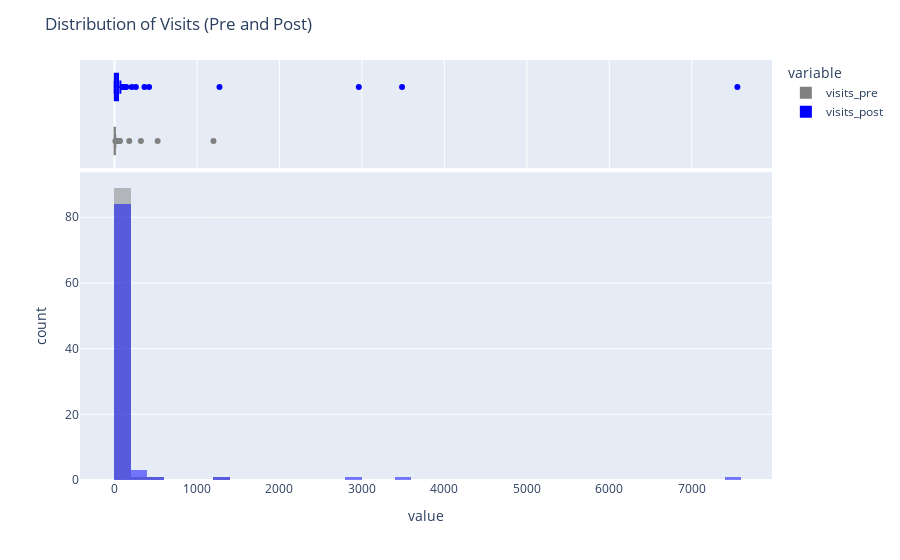

Write notebook code for a chart like this one.
### Markdown cell above
# Distribution

### Code cell
comp.get_distribution_pre_post(metric="visits")

### Figure 1 — Plotly figure (JSON) as saved in the notebook; plotly's stock layout.template omitted (floating-point values rounded to 4 significant figures)
{"data": [{"alignmentgroup": "True", "bingroup": "x", "hovertemplate": "variable=visits_pre<br>value=%{x}<br>count=%{y}<extra></extra>", "legendgroup": "visits_pre", "marker": {"color": "gray", "opacity": 0.5, "pattern": {"shape": ""}}, "name": "visits_pre", "offsetgroup": "visits_pre", "orientation": "v", "showlegend": true, "type": "histogram", "x": [10, 1, 20, 4, 1, 3, 4, 21, 32, 1, 4, 1, 8, 1, 1, 8, 2, 67, 179, 1, 1, 1, 1, 1, 2, 2, 1, 1, 12, 1, 1, 1, 58, 1, 1, 2, 3, 1, 1, 1, 1, 49, 1, 1, 1, 1, 3, 3, 4, 16, 5, 1, 2, 6, 14, 3, 4, 2, 1, 2, 4, 1, 1, 1, 1, 2, 1, 7, 2, 1, 1, 1, 1, 1, 1, 1, 1, 5, 5, 7, 1, 1, 523, 2, 320, 2, 23, 1, 1, 9, 2, 1200], "xaxis": "x", "yaxis": "y"}, {"alignmentgroup": "True", "hovertemplate": "variable=visits_pre<br>value=%{x}<extra></extra>", "legendgroup": "visits_pre", "marker": {"color": "gray"}, "name": "visits_pre", "notched": true, "offsetgroup": "visits_pre", "showlegend": false, "type": "box", "x": [10, 1, 20, 4, 1, 3, 4, 21, 32, 1, 4, 1, 8, 1, 1, 8, 2, 67, 179, 1, 1, 1, 1, 1, 2, 2, 1, 1, 12, 1, 1, 1, 58, 1, 1, 2, 3, 1, 1, 1, 1, 49, 1, 1, 1, 1, 3, 3, 4, 16, 5, 1, 2, 6, 14, 3, 4, 2, 1, 2, 4, 1, 1, 1, 1, 2, 1, 7, 2, 1, 1, 1, 1, 1, 1, 1, 1, 5, 5, 7, 1, 1, 523, 2, 320, 2, 23, 1, 1, 9, 2, 1200], "xaxis": "x2", "yaxis": "y2"}, {"alignmentgroup": "True", "bingroup": "x", "hovertemplate": "variable=visits_post<br>value=%{x}<br>count=%{y}<extra></extra>", "legendgroup": "visits_post", "marker": {"color": "blue", "opacity": 0.5, "pattern": {"shape": ""}}, "name": "visits_post", "offsetgroup": "visits_post", "orientation": "v", "showlegend": true, "type": "histogram", "x": [42, 1, 116, 52, 14, 4, 43, 144, 210, 2, 19, 32, 39, 1, 5, 42, 18, 419, 1273, 3, 3, 2, 4, 5, 1, 7, 6, 11, 102, 1, 5, 3, 259, 11, 11, 5, 29, 2, 11, 4, 33, 363, 5, 13, 1, 1, 51, 4, 18, 118, 26, 3, 15, 50, 125, 3, 5, 1, 1, 4, 53, 9, 8, 1, 24, 9, 25, 22, 58, 1, 1, 2, 12, 11, 9, 7, 9, 53, 7, 71, 53, 2, 3487, 6, 2963, 4, 103, 10, 1, 33, 6, 7554], "xaxis": "x", "yaxis": "y"}, {"alignmentgroup": "True", "hovertemplate": "variable=visits_post<br>value=%{x}<extra></extra>", "legendgroup": "visits_post", "marker": {"color": "blue"}, "name": "visits_post", "notched": true, "offsetgroup": "visits_post", "showlegend": false, "type": "box", "x": [42, 1, 116, 52, 14, 4, 43, 144, 210, 2, 19, 32, 39, 1, 5, 42, 18, 419, 1273, 3, 3, 2, 4, 5, 1, 7, 6, 11, 102, 1, 5, 3, 259, 11, 11, 5, 29, 2, 11, 4, 33, 363, 5, 13, 1, 1, 51, 4, 18, 118, 26, 3, 15, 50, 125, 3, 5, 1, 1, 4, 53, 9, 8, 1, 24, 9, 25, 22, 58, 1, 1, 2, 12, 11, 9, 7, 9, 53, 7, 71, 53, 2, 3487, 6, 2963, 4, 103, 10, 1, 33, 6, 7554], "xaxis": "x2", "yaxis": "y2"}], "layout": {"barmode": "overlay", "legend": {"title": {"text": "variable"}, "tracegroupgap": 0}, "margin": {"t": 60}, "title": {"text": "Distribution of Visits (Pre and Post)"}, "xaxis": {"anchor": "y", "domain": [0, 1], "title": {"text": "value"}}, "xaxis2": {"anchor": "y2", "domain": [0, 1], "matches": "x", "showgrid": true, "showticklabels": false}, "yaxis": {"anchor": "x", "domain": [0, 0.7326], "title": {"text": "count"}}, "yaxis2": {"anchor": "x2", "domain": [0.7426, 1], "matches": "y2", "showgrid": false, "showline": false, "showticklabels": false, "ticks": ""}}}
